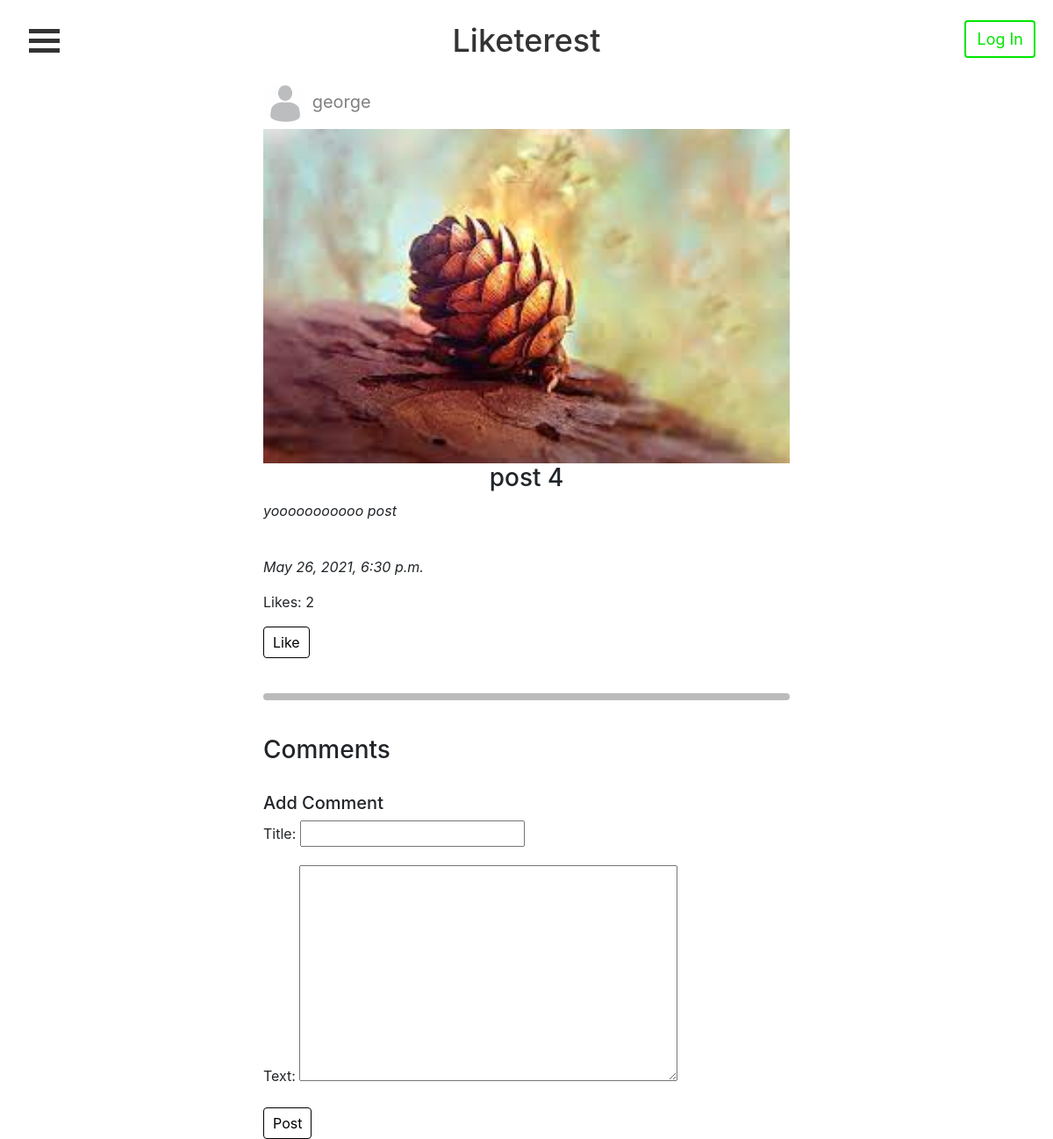
/post/17/, run on an earlier commit of the app's database.
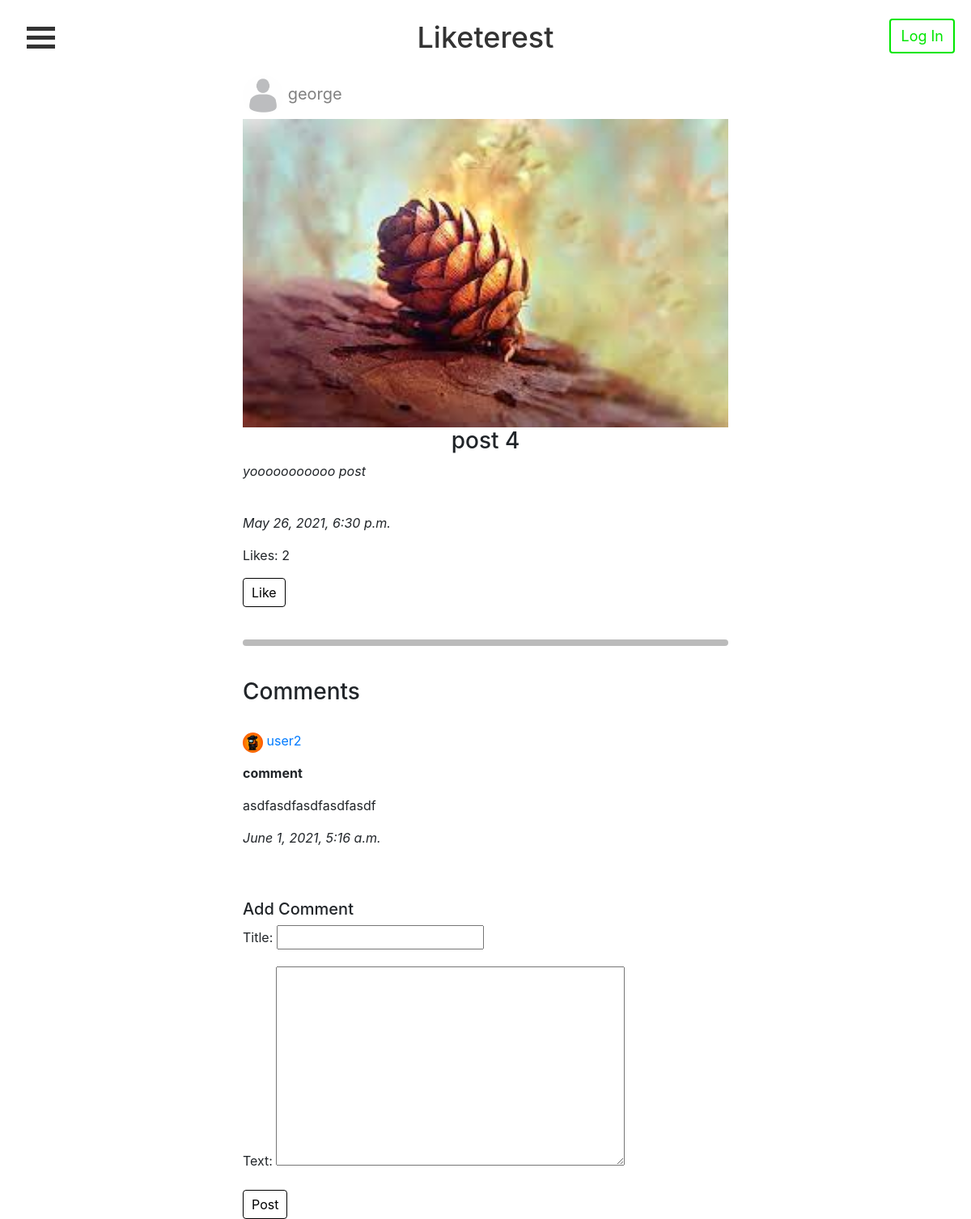
And on a later commit of the database.
### accounts/models.py (models this page shows, shortened)
class Comment(models.Model):
    title = models.CharField(max_length=30, null=True)
    text = models.TextField(default="", null=True)
    post_date = models.DateTimeField(auto_now_add=True, null=True)
    post = models.ForeignKey(Post, on_delete=models.CASCADE)
    userPosted = models.ForeignKey(Profile, null=True, on_delete=models.CASCADE)

class Profile(models.Model):
    user = models.OneToOneField(User, on_delete=models.CASCADE, primary_key=True)
    profile_pic = models.ImageField(default="defaultprofilepic.png", null=True, blank=True)
    bio = models.TextField(default="", blank=True)
    def create_user_profile(sender, instance, created, **kwargs):
        if created:
            Profile.objects.create(user=instance)
    post_save.connect(create_user_profile, sender=User)
    def __str__(self):
        return self.user.username

### accounts/views.py (the view, shortened to what this page needs)
# urls.py: path('post/<str:pk>/', views.post, name="post_page"),
def post(request, pk):
    post = Post.objects.get(id=pk) # Gets the post for the specific page
    comments = post.comment_set.all() # Gets all of the comments for the post
    likes = post.like_set.all() # Gets all of the likes for the post
    user = request.user # Gets the user
    form = CommentForm() # Gets the form to add comments
    LIKED = False
    for like in likes:
        if like.user.user == user:
            LIKED = True
    if LIKED:
        form_like = None
    else:
        form_like = LikeForm()
    context = {'post': post, 'comments': comments, 'form': form, 'form_like': form_like}
    return render(request, 'accounts/post.html', context)

### accounts/forms.py
class CommentForm(ModelForm):
    class Meta:
        model = Comment
        fields = ['title', 'text']

class LikeForm(ModelForm):
    class Meta:
        model = Like
        fields = []

### accounts/templates/accounts/post.html (shortened to what this page needs)
{% extends 'accounts/main.html' %}
{% block content %}
<div class="containercenter">
  <a href="{% url 'profile_page' post.userPosted.user.id %}" class="profilelink">
    <img src="{{ post.userPosted.profile_pic.url }}" alt="profile pic" id="postprofilepic" />
    <p style="display:inline-block">{{post.userPosted}}</p>
  </a>
</div>
<img src="{{ post.image.url }}" alt="post image" style="max-width:50%" class="center">
<h3 style="text-align:center">{{post.title}}</h3>
<div class="containercenter">
  <p><i>{{post.caption}}</i></p>
  <br />
  <p><i>{{post.post_date}}</i></p>
  <p>Likes: {{post.likes}}</p>
  {% if form_like %}
    <form method="post">
      <input type="submit" class="btn submit_btn" value="Like" name="Like">
    </form>
  {% endif %}
</div>
<br />
<hr class="rounded">
<br />
<div class="containercenter">
  <h3>Comments</h3>
  <br />
  {% for comment in comments %}
    <a href="{% url 'profile_page' comment.userPosted.user.id %}">
      <img src="{{ comment.userPosted.profile_pic.url }}" alt="profile pic" id="commentprofilepic" />
      <p style="display:inline-block">{{comment.userPosted}}</p>
    </a>
    <p><strong>{{comment.title}}</strong></p>
    <p>{{comment.text}}</p>
    <p><i>{{comment.post_date}}</i></p>
    <br />
    <br />
  {% endfor %}
  <h5>Add Comment</h5>
  <form method="post">
    {{ form.as_p }}
    <input class="btn submit_btn" type="submit" value="Post" name="Comment">
  </form>
</div>
{% endblock %}

What changed in the data, as far as the page shows it:
added Comment: userPosted.profile_pic (picture), userPosted "user2", title "comment", text "asdfasdfasdfasdfasdf", post_date "June 1, 2021, 5:16 a.m."
